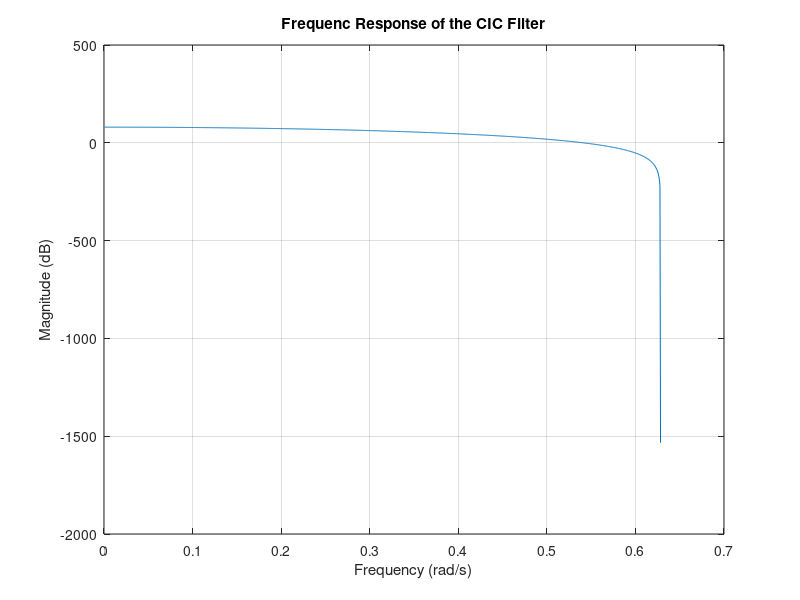

MATLAB code for this plot: (Note: this script raises an error after producing the figure.)
clc; 
clear;

Fs = 50E+6;  %  Sampling frequency
R = 10;  %   Decimation rate
N = 5;  %   Order
M = 1;  %   Diffential delay

freq = (0 : 1e-3 : 1) / R;

w = 2 * pi * freq;

z = exp(1j * w);

H = 1 / R * ((1 - z.^(-R * M)) ./ (1 - z.^(-1))).^N;

Hdb = 20 * log10(abs(H));

figure
plot(w, Hdb);
xlabel('Frequency (rad/s)');
ylabel('Magnitude (dB)');
title('Frequenc Response of the CIC Filter');
grid on;


% file_input = fopen('input.mem', 'w');
% file_expected = fopen('expected.mem', 'w');

rand_input = zeros(200, 1);

for i = 1:200
    rand_input(i) = rand(1, 1);
end

%   Convert desired datat to Q1.15 format
T = numerictype('WordLength', 16, 'FractionLength', 15, 'Signed', true);
rand_input_q_1_15 = fi(rand_input, T);
rand_input_q_1_15_int = rand_input_q_1_15.int;

%   Test stimulus
% cic_out = cic_decimator(rand_input_q_1_15_int);

% for i = 1:length(cic_out)
%     fprintf("%d\n", cic_out(i));
% end

fprintf('End of program!\n');
